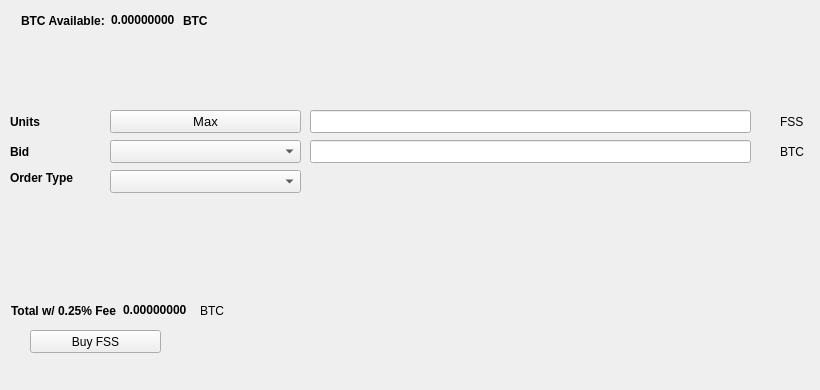
   <widget class="QWidget" name="BuyTab">
    <attribute name="title">
     <string>Buy</string>
    </attribute>
    <widget class="QPushButton" name="BuyFSS">
     <property name="geometry">
      <rect>
       <x>30</x>
       <y>330</y>
       <width>131</width>
       <height>23</height>
      </rect>
     </property>
     <property name="text">
      <string>Buy FSS</string>
     </property>
     <property name="icon">
      <iconset resource="../fss.qrc">
       <normaloff>:/icons/bitcoin</normaloff>:/icons/bitcoin</iconset>
     </property>
    </widget>
    <widget class="QLabel" name="label_3">
     <property name="geometry">
      <rect>
       <x>10</x>
       <y>110</y>
       <width>46</width>
       <height>23</height>
      </rect>
     </property>
     <property name="font">
      <font>
       <weight>75</weight>
       <bold>true</bold>
      </font>
     </property>
     <property name="text">
      <string>Units</string>
     </property>
    </widget>
    <widget class="QLineEdit" name="UnitsInput">
     <property name="geometry">
      <rect>
       <x>310</x>
       <y>110</y>
       <width>441</width>
       <height>23</height>
      </rect>
     </property>
     <property name="font">
      <font>
       <pointsize>9</pointsize>
       <weight>75</weight>
       <bold>true</bold>
      </font>
     </property>
    </widget>
    <widget class="QLineEdit" name="BuyBidPriceEdit">
     <property name="geometry">
      <rect>
       <x>310</x>
       <y>140</y>
       <width>441</width>
       <height>23</height>
      </rect>
     </property>
     <property name="font">
      <font>
       <pointsize>9</pointsize>
       <weight>75</weight>
       <bold>true</bold>
      </font>
     </property>
    </widget>
    <widget class="QLabel" name="label_4">
     <property name="geometry">
      <rect>
       <x>780</x>
       <y>110</y>
       <width>31</width>
       <height>23</height>
      </rect>
     </property>
     <property name="text">
      <string>FSS</string>
     </property>
    </widget>
    <widget class="QLabel" name="label_5">
     <property name="geometry">
      <rect>
       <x>780</x>
       <y>140</y>
       <width>31</width>
       <height>23</height>
      </rect>
     </property>
     <property name="text">
      <string>BTC</string>
     </property>
    </widget>
    <widget class="QLabel" name="label_6">
     <property name="geometry">
      <rect>
       <x>10</x>
       <y>140</y>
       <width>46</width>
       <height>23</height>
      </rect>
     </property>
     <property name="font">
      <font>
       <weight>75</weight>
       <bold>true</bold>
      </font>
     </property>
     <property name="text">
      <string>Bid</string>
     </property>
    </widget>
    <widget class="QLabel" name="label_7">
     <property name="geometry">
      <rect>
       <x>10</x>
       <y>170</y>
       <width>91</width>
       <height>16</height>
      </rect>
     </property>
     <property name="font">
      <font>
       <weight>75</weight>
       <bold>true</bold>
      </font>
     </property>
     <property name="text">
      <string>Order Type</string>
     </property>
    </widget>
    <widget class="QPushButton" name="Buy_Max_Amount">
     <property name="geometry">
      <rect>
       <x>110</x>
       <y>110</y>
       <width>191</width>
       <height>23</height>
      </rect>
     </property>
     <property name="font">
      <font>
       <pointsize>10</pointsize>
      </font>
     </property>
     <property name="text">
      <string>Max</string>
     </property>
    </widget>
    <widget class="QComboBox" name="BuyBidcomboBox">
     <property name="geometry">
      <rect>
       <x>110</x>
       <y>140</y>
       <width>191</width>
       <height>23</height>
      </rect>
     </property>
     <property name="font">
      <font>
       <pointsize>10</pointsize>
      </font>
     </property>
    </widget>
    <widget class="QComboBox" name="buyOrdertypeCombo">
     <property name="geometry">
      <rect>
       <x>110</x>
       <y>170</y>
       <width>191</width>
       <height>23</height>
      </rect>
     </property>
     <property name="font">
      <font>
       <pointsize>10</pointsize>
      </font>
     </property>
    </widget>
    <widget class="QWidget" name="layoutWidget1">
     <property name="geometry">
      <rect>
       <x>21</x>
       <y>11</y>
       <width>227</width>
       <height>19</height>
      </rect>
     </property>
     <layout class="QHBoxLayout" name="horizontalLayout_3">
      <item>
       <widget class="QLabel" name="label232">
        <property name="font">
         <font>
          <weight>75</weight>
          <bold>true</bold>
         </font>
        </property>
        <property name="text">
         <string>BTC Available:</string>
        </property>
       </widget>
      </item>
      <item>
       <widget class="QLabel" name="BtcAvailableLbl">
        <property name="palette">
         <palette>
          <active>
           <colorrole role="WindowText">
            <brush brushstyle="SolidPattern">
             <color alpha="255">
              <red>0</red>
              <green>0</green>
              <blue>0</blue>
             </color>
            </brush>
           </colorrole>
           <colorrole role="Button">
            <brush brushstyle="SolidPattern">
             <color alpha="255">
              <red>0</red>
              <green>170</green>
              <blue>0</blue>
             </color>
            </brush>
           </colorrole>
           <colorrole role="Light">
            <brush brushstyle="SolidPattern">
             <color alpha="255">
              <red>0</red>
              <green>255</green>
              <blue>0</blue>
             </color>
            </brush>
           </colorrole>
           <colorrole role="Midlight">
            <brush brushstyle="SolidPattern">
             <color alpha="255">
              <red>0</red>
              <green>212</green>
              <blue>0</blue>
             </color>
            </brush>
           </colorrole>
           <colorrole role="Dark">
            <brush brushstyle="SolidPattern">
             <color alpha="255">
              <red>0</red>
              <green>85</green>
              <blue>0</blue>
             </color>
            </brush>
           </colorrole>
           <colorrole role="Mid">
            <brush brushstyle="SolidPattern">
             <color alpha="255">
              <red>0</red>
              <green>113</green>
              <blue>0</blue>
             </color>
            </brush>
           </colorrole>
           <colorrole role="Text">
            <brush brushstyle="SolidPattern">
             <color alpha="255">
              <red>0</red>
              <green>170</green>
              <blue>0</blue>
             </color>
            </brush>
           </colorrole>
           <colorrole role="BrightText">
            <brush brushstyle="SolidPattern">
             <color alpha="255">
              <red>255</red>
              <green>255</green>
              <blue>255</blue>
             </color>
            </brush>
           </colorrole>
           <colorrole role="ButtonText">
            <brush brushstyle="SolidPattern">
             <color alpha="255">
              <red>0</red>
              <green>0</green>
              <blue>0</blue>
             </color>
            </brush>
           </colorrole>
           <colorrole role="Base">
            <brush brushstyle="SolidPattern">
             <color alpha="255">
              <red>255</red>
              <green>255</green>
              <blue>255</blue>
             </color>
            </brush>
           </colorrole>
           <colorrole role="Window">
            <brush brushstyle="SolidPattern">
             <color alpha="255">
              <red>0</red>
              <green>170</green>
              <blue>0</blue>
             </color>
            </brush>
           </colorrole>
           <colorrole role="Shadow">
            <brush brushstyle="SolidPattern">
             <color alpha="255">
              <red>0</red>
              <green>0</green>
              <blue>0</blue>
             </color>
            </brush>
           </colorrole>
           <colorrole role="AlternateBase">
            <brush brushstyle="SolidPattern">
             <color alpha="255">
              <red>127</red>
              <green>212</green>
              <blue>127</blue>
             </color>
            </brush>
           </colorrole>
           <colorrole role="ToolTipBase">
            <brush brushstyle="SolidPattern">
             <color alpha="255">
              <red>255</red>
              <green>255</green>
              <blue>220</blue>
             </color>
            </brush>
           </colorrole>
           <colorrole role="ToolTipText">
            <brush brushstyle="SolidPattern">
             <color alpha="255">
              <red>0</red>
              <green>0</green>
              <blue>0</blue>
             </color>
            </brush>
           </colorrole>
          </active>
          <inactive>
           <colorrole role="WindowText">
            <brush brushstyle="SolidPattern">
             <color alpha="255">
              <red>0</red>
              <green>0</green>
              <blue>0</blue>
             </color>
            </brush>
           </colorrole>
           <colorrole role="Button">
            <brush brushstyle="SolidPattern">
             <color alpha="255">
              <red>0</red>
              <green>170</green>
              <blue>0</blue>
             </color>
            </brush>
           </colorrole>
           <colorrole role="Light">
            <brush brushstyle="SolidPattern">
             <color alpha="255">
              <red>0</red>
              <green>255</green>
              <blue>0</blue>
             </color>
            </brush>
           </colorrole>
           <colorrole role="Midlight">
            <brush brushstyle="SolidPattern">
             <color alpha="255">
              <red>0</red>
              <green>212</green>
              <blue>0</blue>
             </color>
            </brush>
           </colorrole>
           <colorrole role="Dark">
            <brush brushstyle="SolidPattern">
             <color alpha="255">
              <red>0</red>
              <green>85</green>
              <blue>0</blue>
             </color>
            </brush>
           </colorrole>
           <colorrole role="Mid">
            <brush brushstyle="SolidPattern">
             <color alpha="255">
              <red>0</red>
              <green>113</green>
              <blue>0</blue>
             </color>
            </brush>
           </colorrole>
           <colorrole role="Text">
            <brush brushstyle="SolidPattern">
             <color alpha="255">
              <red>0</red>
              <green>170</green>
              <blue>0</blue>
             </color>
            </brush>
           </colorrole>
           <colorrole role="BrightText">
            <brush brushstyle="SolidPattern">
             <color alpha="255">
              <red>255</red>
              <green>255</green>
              <blue>255</blue>
             </color>
            </brush>
           </colorrole>
           <colorrole role="ButtonText">
            <brush brushstyle="SolidPattern">
             <color alpha="255">
              <red>0</red>
              <green>0</green>
              <blue>0</blue>
             </color>
            </brush>
           </colorrole>
           <colorrole role="Base">
            <brush brushstyle="SolidPattern">
             <color alpha="255">
              <red>255</red>
              <green>255</green>
              <blue>255</blue>
             </color>
            </brush>
           </colorrole>
           <colorrole role="Window">
            <brush brushstyle="SolidPattern">
             <color alpha="255">
              <red>0</red>
              <green>170</green>
              <blue>0</blue>
             </color>
            </brush>
           </colorrole>
           <colorrole role="Shadow">
            <brush brushstyle="SolidPattern">
             <color alpha="255">
              <red>0</red>
              <green>0</green>
              <blue>0</blue>
             </color>
            </brush>
           </colorrole>
           <colorrole role="AlternateBase">
            <brush brushstyle="SolidPattern">
             <color alpha="255">
              <red>127</red>
              <green>212</green>
              <blue>127</blue>
             </color>
            </brush>
           </colorrole>
           <colorrole role="ToolTipBase">
            <brush brushstyle="SolidPattern">
             <color alpha="255">
              <red>255</red>
              <green>255</green>
              <blue>220</blue>
             </color>
            </brush>
           </colorrole>
           <colorrole role="ToolTipText">
            <brush brushstyle="SolidPattern">
             <color alpha="255">
              <red>0</red>
              <green>0</green>
              <blue>0</blue>
             </color>
            </brush>
           </colorrole>
          </inactive>
          <disabled>
           <colorrole role="WindowText">
            <brush brushstyle="SolidPattern">
             <color alpha="255">
              <red>0</red>
              <green>85</green>
              <blue>0</blue>
             </color>
            </brush>
           </colorrole>
           <colorrole role="Button">
            <brush brushstyle="SolidPattern">
             <color alpha="255">
              <red>0</red>
              <green>170</green>
              <blue>0</blue>
             </color>
            </brush>
           </colorrole>
           <colorrole role="Light">
            <brush brushstyle="SolidPattern">
             <color alpha="255">
              <red>0</red>
              <green>255</green>
              <blue>0</blue>
             </color>
            </brush>
           </colorrole>
           <colorrole role="Midlight">
            <brush brushstyle="SolidPattern">
             <color alpha="255">
              <red>0</red>
              <green>212</green>
              <blue>0</blue>
             </color>
            </brush>
           </colorrole>
           <colorrole role="Dark">
            <brush brushstyle="SolidPattern">
             <color alpha="255">
              <red>0</red>
              <green>85</green>
              <blue>0</blue>
             </color>
            </brush>
           </colorrole>
           <colorrole role="Mid">
            <brush brushstyle="SolidPattern">
             <color alpha="255">
              <red>0</red>
              <green>113</green>
              <blue>0</blue>
             </color>
            </brush>
           </colorrole>
           <colorrole role="Text">
            <brush brushstyle="SolidPattern">
             <color alpha="255">
              <red>0</red>
              <green>85</green>
              <blue>0</blue>
             </color>
            </brush>
           </colorrole>
           <colorrole role="BrightText">
            <brush brushstyle="SolidPattern">
             <color alpha="255">
              <red>255</red>
              <green>255</green>
              <blue>255</blue>
             </color>
            </brush>
           </colorrole>
           <colorrole role="ButtonText">
            <brush brushstyle="SolidPattern">
             <color alpha="255">
              <red>0</red>
              <green>85</green>
              <blue>0</blue>
             </color>
            </brush>
           </colorrole>
           <colorrole role="Base">
            <brush brushstyle="SolidPattern">
             <color alpha="255">
              <red>0</red>
              <green>170</green>
              <blue>0</blue>
             </color>
            </brush>
           </colorrole>
           <colorrole role="Window">
            <brush brushstyle="SolidPattern">
             <color alpha="255">
              <red>0</red>
              <green>170</green>
              <blue>0</blue>
             </color>
            </brush>
           </colorrole>
           <colorrole role="Shadow">
            <brush brushstyle="SolidPattern">
             <color alpha="255">
              <red>0</red>
              <green>0</green>
              <blue>0</blue>
             </color>
            </brush>
           </colorrole>
           <colorrole role="AlternateBase">
            <brush brushstyle="SolidPattern">
             <color alpha="255">
              <red>0</red>
              <green>170</green>
              <blue>0</blue>
             </color>
            </brush>
           </colorrole>
           <colorrole role="ToolTipBase">
            <brush brushstyle="SolidPattern">
             <color alpha="255">
              <red>255</red>
              <green>255</green>
              <blue>220</blue>
             </color>
            </brush>
           </colorrole>
           <colorrole role="ToolTipText">
            <brush brushstyle="SolidPattern">
             <color alpha="255">
              <red>0</red>
              <green>0</green>
              <blue>0</blue>
             </color>
            </brush>
           </colorrole>
          </disabled>
         </palette>
        </property>
        <property name="font">
         <font>
          <weight>75</weight>
          <bold>true</bold>
         </font>
        </property>
        <property name="text">
         <string>0.00000000</string>
        </property>
        <property name="textInteractionFlags">
         <set>Qt::LinksAccessibleByMouse|Qt::TextSelectableByKeyboard|Qt::TextSelectableByMouse</set>
        </property>
       </widget>
      </item>
      <item>
       <widget class="QLabel" name="BtcAvailableLbl_2">
        <property name="font">
         <font>
          <weight>75</weight>
          <bold>true</bold>
         </font>
        </property>
        <property name="text">
         <string>BTC</string>
        </property>
       </widget>
      </item>
     </layout>
    </widget>
    <widget class="QWidget" name="layoutWidge2">
     <property name="geometry">
      <rect>
       <x>11</x>
       <y>301</y>
       <width>259</width>
       <height>19</height>
      </rect>
     </property>
     <layout class="QHBoxLayout" name="horizontalLayout_4">
      <item>
       <widget class="QLabel" name="label_9">
        <property name="font">
         <font>
          <weight>75</weight>
          <bold>true</bold>
         </font>
        </property>
        <property name="text">
         <string>Total w/ 0.25% Fee</string>
        </property>
       </widget>
      </item>
      <item>
       <widget class="QLabel" name="BuyCostLabel">
        <property name="palette">
         <palette>
          <active>
           <colorrole role="WindowText">
            <brush brushstyle="SolidPattern">
             <color alpha="255">
              <red>0</red>
              <green>0</green>
              <blue>0</blue>
             </color>
            </brush>
           </colorrole>
           <colorrole role="Button">
            <brush brushstyle="SolidPattern">
             <color alpha="255">
              <red>0</red>
              <green>170</green>
              <blue>0</blue>
             </color>
            </brush>
           </colorrole>
           <colorrole role="Light">
            <brush brushstyle="SolidPattern">
             <color alpha="255">
              <red>0</red>
              <green>255</green>
              <blue>0</blue>
             </color>
            </brush>
           </colorrole>
           <colorrole role="Midlight">
            <brush brushstyle="SolidPattern">
             <color alpha="255">
              <red>0</red>
              <green>212</green>
              <blue>0</blue>
             </color>
            </brush>
           </colorrole>
           <colorrole role="Dark">
            <brush brushstyle="SolidPattern">
             <color alpha="255">
              <red>0</red>
              <green>85</green>
              <blue>0</blue>
             </color>
            </brush>
           </colorrole>
           <colorrole role="Mid">
            <brush brushstyle="SolidPattern">
             <color alpha="255">
              <red>0</red>
              <green>113</green>
              <blue>0</blue>
             </color>
            </brush>
           </colorrole>
           <colorrole role="Text">
            <brush brushstyle="SolidPattern">
             <color alpha="255">
              <red>0</red>
              <green>170</green>
              <blue>0</blue>
             </color>
            </brush>
           </colorrole>
           <colorrole role="BrightText">
            <brush brushstyle="SolidPattern">
             <color alpha="255">
              <red>255</red>
              <green>255</green>
              <blue>255</blue>
             </color>
            </brush>
           </colorrole>
           <colorrole role="ButtonText">
            <brush brushstyle="SolidPattern">
             <color alpha="255">
              <red>0</red>
              <green>0</green>
              <blue>0</blue>
             </color>
            </brush>
           </colorrole>
           <colorrole role="Base">
            <brush brushstyle="SolidPattern">
             <color alpha="255">
              <red>255</red>
              <green>255</green>
              <blue>255</blue>
             </color>
            </brush>
           </colorrole>
           <colorrole role="Window">
            <brush brushstyle="SolidPattern">
             <color alpha="255">
              <red>0</red>
              <green>170</green>
              <blue>0</blue>
             </color>
            </brush>
           </colorrole>
           <colorrole role="Shadow">
            <brush brushstyle="SolidPattern">
             <color alpha="255">
              <red>0</red>
              <green>0</green>
              <blue>0</blue>
             </color>
            </brush>
           </colorrole>
           <colorrole role="AlternateBase">
            <brush brushstyle="SolidPattern">
             <color alpha="255">
              <red>127</red>
              <green>212</green>
              <blue>127</blue>
             </color>
            </brush>
           </colorrole>
           <colorrole role="ToolTipBase">
            <brush brushstyle="SolidPattern">
             <color alpha="255">
              <red>255</red>
              <green>255</green>
              <blue>220</blue>
             </color>
            </brush>
           </colorrole>
           <colorrole role="ToolTipText">
            <brush brushstyle="SolidPattern">
             <color alpha="255">
              <red>0</red>
              <green>0</green>
              <blue>0</blue>
             </color>
            </brush>
           </colorrole>
          </active>
          <inactive>
           <colorrole role="WindowText">
            <brush brushstyle="SolidPattern">
             <color alpha="255">
              <red>0</red>
              <green>0</green>
              <blue>0</blue>
             </color>
            </brush>
           </colorrole>
           <colorrole role="Button">
            <brush brushstyle="SolidPattern">
             <color alpha="255">
              <red>0</red>
              <green>170</green>
              <blue>0</blue>
             </color>
            </brush>
           </colorrole>
           <colorrole role="Light">
            <brush brushstyle="SolidPattern">
             <color alpha="255">
              <red>0</red>
              <green>255</green>
              <blue>0</blue>
             </color>
            </brush>
           </colorrole>
           <colorrole role="Midlight">
            <brush brushstyle="SolidPattern">
             <color alpha="255">
              <red>0</red>
              <green>212</green>
              <blue>0</blue>
             </color>
            </brush>
           </colorrole>
           <colorrole role="Dark">
            <brush brushstyle="SolidPattern">
             <color alpha="255">
              <red>0</red>
              <green>85</green>
              <blue>0</blue>
             </color>
            </brush>
           </colorrole>
           <colorrole role="Mid">
            <brush brushstyle="SolidPattern">
             <color alpha="255">
              <red>0</red>
              <green>113</green>
              <blue>0</blue>
             </color>
            </brush>
           </colorrole>
           <colorrole role="Text">
            <brush brushstyle="SolidPattern">
             <color alpha="255">
              <red>0</red>
              <green>170</green>
              <blue>0</blue>
             </color>
            </brush>
           </colorrole>
           <colorrole role="BrightText">
            <brush brushstyle="SolidPattern">
             <color alpha="255">
              <red>255</red>
              <green>255</green>
              <blue>255</blue>
             </color>
            </brush>
           </colorrole>
           <colorrole role="ButtonText">
            <brush brushstyle="SolidPattern">
             <color alpha="255">
              <red>0</red>
              <green>0</green>
              <blue>0</blue>
             </color>
            </brush>
           </colorrole>
           <colorrole role="Base">
            <brush brushstyle="SolidPattern">
             <color alpha="255">
              <red>255</red>
              <green>255</green>
              <blue>255</blue>
             </color>
            </brush>
           </colorrole>
           <colorrole role="Window">
            <brush brushstyle="SolidPattern">
             <color alpha="255">
              <red>0</red>
              <green>170</green>
              <blue>0</blue>
             </color>
            </brush>
           </colorrole>
           <colorrole role="Shadow">
            <brush brushstyle="SolidPattern">
             <color alpha="255">
              <red>0</red>
              <green>0</green>
              <blue>0</blue>
             </color>
            </brush>
           </colorrole>
           <colorrole role="AlternateBase">
            <brush brushstyle="SolidPattern">
             <color alpha="255">
              <red>127</red>
              <green>212</green>
              <blue>127</blue>
             </color>
            </brush>
           </colorrole>
           <colorrole role="ToolTipBase">
            <brush brushstyle="SolidPattern">
             <color alpha="255">
              <red>255</red>
              <green>255</green>
              <blue>220</blue>
             </color>
            </brush>
           </colorrole>
           <colorrole role="ToolTipText">
            <brush brushstyle="SolidPattern">
             <color alpha="255">
              <red>0</red>
              <green>0</green>
              <blue>0</blue>
             </color>
            </brush>
           </colorrole>
          </inactive>
          <disabled>
           <colorrole role="WindowText">
            <brush brushstyle="SolidPattern">
             <color alpha="255">
              <red>0</red>
              <green>85</green>
              <blue>0</blue>
             </color>
            </brush>
           </colorrole>
           <colorrole role="Button">
            <brush brushstyle="SolidPattern">
             <color alpha="255">
              <red>0</red>
              <green>170</green>
              <blue>0</blue>
             </color>
            </brush>
           </colorrole>
           <colorrole role="Light">
            <brush brushstyle="SolidPattern">
             <color alpha="255">
              <red>0</red>
              <green>255</green>
              <blue>0</blue>
             </color>
            </brush>
           </colorrole>
           <colorrole role="Midlight">
            <brush brushstyle="SolidPattern">
             <color alpha="255">
              <red>0</red>
              <green>212</green>
              <blue>0</blue>
             </color>
            </brush>
           </colorrole>
           <colorrole role="Dark">
            <brush brushstyle="SolidPattern">
             <color alpha="255">
              <red>0</red>
              <green>85</green>
              <blue>0</blue>
             </color>
            </brush>
           </colorrole>
           <colorrole role="Mid">
            <brush brushstyle="SolidPattern">
             <color alpha="255">
              <red>0</red>
              <green>113</green>
              <blue>0</blue>
             </color>
            </brush>
           </colorrole>
           <colorrole role="Text">
            <brush brushstyle="SolidPattern">
             <color alpha="255">
              <red>0</red>
              <green>85</green>
              <blue>0</blue>
             </color>
            </brush>
           </colorrole>
           <colorrole role="BrightText">
            <brush brushstyle="SolidPattern">
             <color alpha="255">
              <red>255</red>
              <green>255</green>
              <blue>255</blue>
             </color>
            </brush>
           </colorrole>
           <colorrole role="ButtonText">
            <brush brushstyle="SolidPattern">
             <color alpha="255">
              <red>0</red>
              <green>85</green>
              <blue>0</blue>
             </color>
            </brush>
           </colorrole>
           <colorrole role="Base">
            <brush brushstyle="SolidPattern">
             <color alpha="255">
              <red>0</red>
              <green>170</green>
              <blue>0</blue>
             </color>
            </brush>
           </colorrole>
           <colorrole role="Window">
            <brush brushstyle="SolidPattern">
             <color alpha="255">
              <red>0</red>
              <green>170</green>
              <blue>0</blue>
             </color>
            </brush>
           </colorrole>
           <colorrole role="Shadow">
            <brush brushstyle="SolidPattern">
             <color alpha="255">
              <red>0</red>
              <green>0</green>
              <blue>0</blue>
             </color>
            </brush>
           </colorrole>
           <colorrole role="AlternateBase">
            <brush brushstyle="SolidPattern">
             <color alpha="255">
              <red>0</red>
              <green>170</green>
              <blue>0</blue>
             </color>
            </brush>
           </colorrole>
           <colorrole role="ToolTipBase">
            <brush brushstyle="SolidPattern">
             <color alpha="255">
              <red>255</red>
              <green>255</green>
              <blue>220</blue>
             </color>
            </brush>
           </colorrole>
           <colorrole role="ToolTipText">
            <brush brushstyle="SolidPattern">
             <color alpha="255">
              <red>0</red>
              <green>0</green>
              <blue>0</blue>
             </color>
            </brush>
           </colorrole>
          </disabled>
         </palette>
        </property>
        <property name="font">
         <font>
          <weight>75</weight>
          <bold>true</bold>
         </font>
        </property>
        <property name="autoFillBackground">
         <bool>false</bool>
        </property>
        <property name="text">
         <string>0.00000000</string>
        </property>
        <property name="textInteractionFlags">
         <set>Qt::LinksAccessibleByMouse|Qt::TextSelectableByMouse</set>
        </property>
       </widget>
      </item>
      <item>
       <widget class="QLabel" name="label_10">
        <property name="font">
         <font>
          <weight>50</weight>
          <bold>false</bold>
         </font>
        </property>
        <property name="text">
         <string>BTC</string>
        </property>
       </widget>
      </item>
     </layout>
    </widget>
    <widget class="QLabel" name="label_24">
     <property name="geometry">
      <rect>
       <x>460</x>
       <y>300</y>
       <width>281</width>
       <height>81</height>
      </rect>
     </property>
     <property name="text">
      <string/>
     </property>
     <property name="pixmap">
      <pixmap>:/images/bittrex</pixmap>
     </property>
    </widget>
   </widget>
